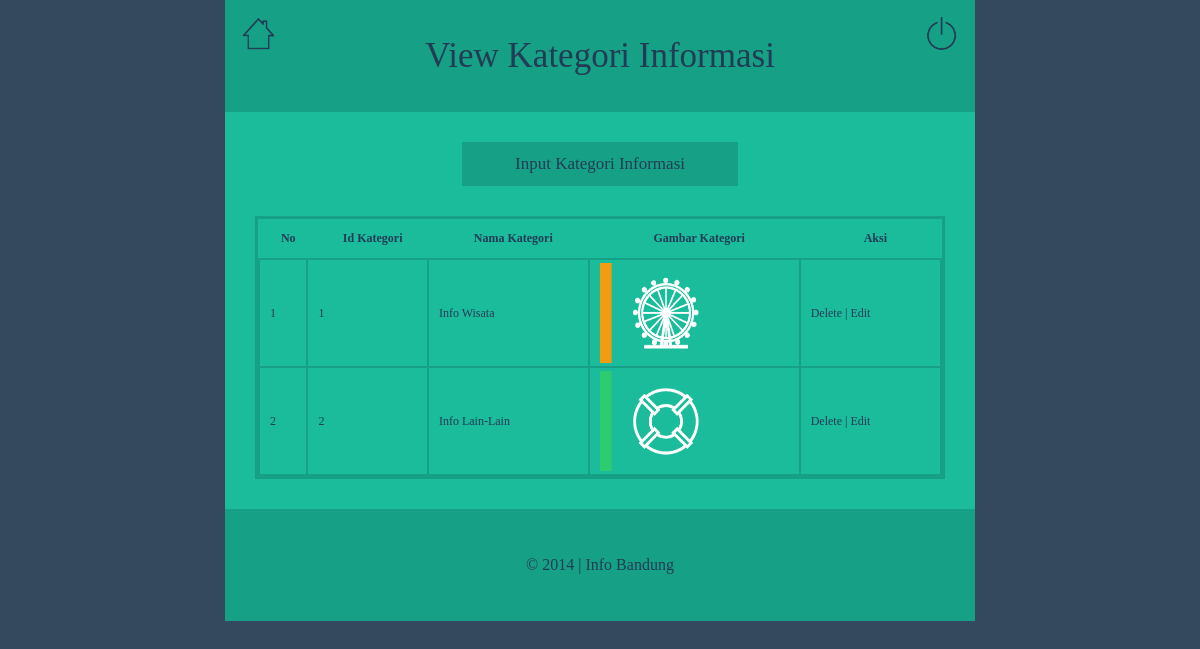
Page /info-bandung-admin/edit-kategori/view_data.php (signed in) on the committed database.
### tables this page shows
CREATE TABLE IF NOT EXISTS `t_kategori` (
  `id_kategori` int(20) NOT NULL AUTO_INCREMENT,
  `kategori` varchar(50) NOT NULL,
  `gambar` varchar(100) NOT NULL,
  PRIMARY KEY (`id_kategori`)
);

### info-bandung-admin/edit-kategori/view_data.php (the view, shortened to what this page needs)
<?php require_once('../koneksi/koneksi.php'); ?>
<?php
$query = "SELECT * FROM t_kategori";
$datatables = mysql_query($query, $koneksi) or die(mysql_error());
$row_datatables = mysql_fetch_assoc($datatables);
?>
<!DOCTYPE html PUBLIC "-//W3C//DTD XHTML 1.0 Transitional//EN" "http://www.w3.org/TR/xhtml1/DTD/xhtml1-transitional.dtd">
<html xmlns="http://www.w3.org/1999/xhtml">
<head>
	<link rel="stylesheet" href="../css/style.css" />
</head>
<body>
	<div class="content">
		<header>
			<div class="judul">
				<div id="kanan">
					<a href= "../login/logout.php">
						<img src="../gambar/shutdown1.png" id="shutdown" title="Logout">
					</a>
				</div>
				<div id="kiri">
					<a href="../index.php">
						<img src="../gambar/home1.png" id="rumah" title="Home">
					</a>
				</div>
				<center>
					<h3>View Kategori Informasi</h3>
				</center>
			</div>
		</header>
		<div class="isi">
			<center>
				<a href="index.php">
					<input type="button" class="tombol"  value="Input Kategori Informasi">
				</a>
				<div class="border">
					<table align="center" cellspacing="3" cellpadding="3" align="center" border="0" class="display" id="example">
						<thead>
							 <tr>
								<th>No</th>
								<th>Id Kategori</th>
								<th>Nama Kategori</th>
								<th>Gambar Kategori</th>
								<th>Aksi</th>
							 </tr>
						 </thead>
					  <tbody>
					  <?php do { ?>
						<tr>
							<td><?php echo $c=$c+1;?></td>
							<td><?php echo $row_datatables['id_kategori']; ?></td>
							<td><?php echo $row_datatables['kategori']; ?></td>
							<td><a href="../../gambar/info_bandung/gambar_kategori/<?php echo $row_datatables['gambar'];?>" target="_blank"><img src="../../gambar/info_bandung/gambar_kategori/<?php echo $row_datatables['gambar'];?>" width="100" height="100" title="<?php echo $row_datatables['gambar'];?>"></a></td>
							<td id ="edit-links">
								<a href="delete.php?id_kategori=<?php echo $row_datatables['id_kategori']; ?>" onClick="return confirm('Apakah Anda yakin akan menghapus data ini?')">Delete</a> |
								<a href="edit.php?id_kategori=<?php echo $row_datatables['id_kategori']; ?>">Edit</a>
							</td>
						</tr>
						<?php } while ($row_datatables = mysql_fetch_assoc($datatables)); ?>
					   </tbody>
					</table>
				</div>
			</center>
		</div>
		<div class="footer">
			<center>
				<ul id ="footer-links">
					<li>
						<p>&copy 2014 | Info Bandung</p>
					</li>
				</ul>
			</center>
		</div>
	</div>
</body>
</html>

### info-bandung-admin/css/style.css (style rules this page uses)
html { background-color:#34495e; background-repeat:no-repeat; background-position:top; -webkit-background-size: cover; -moz-background-size: cover; -o-background-size: cover; background-size: cover; font-family:Corbert; font-weight:lighter; color:#233c55; }
body { margin:0; }
a { text-decoration:none; color:#233c55; }
h3 { font-size:35px; text-align:center; font-weight:lighter; color:#233c55; margin-bottom:35px; margin-top:35px; }
img#rumah { width:35px; height:35px; border-radius:0px; margin:5px; padding:8px; border:2px solid #16a085; background-color:none; float:left; }
img#shutdown { width:35px; height:35px; border-radius:0px; margin:5px; padding:8px; border:2px solid #16a085; background-color:none; float:right; }
ul#footer-links { list-style:none; margin:0px; padding:20px; }
ul#footer-links li { list-style:none; text-align:center; position:relative; padding:10px; }
.footer p { text-decoration:none; font-size:12pt; font-family:arial; color:#233c55; font-family:Corbert; }
.footer { background-color:#16a085; border:1px solid #16a085; }
.content { padding:0px; border:none; bottom: 0; right: 0; top: 0; left:0; margin-left: auto; margin-right: auto; left: 0; right: 0; width: 750px; height:auto; border:none; }
table { width:90%; border:none; }
tr { height:40px; }
.isi { margin:auto; padding:30px; border-radius: 0px; border:2px solid #233c55; background-color:#1abc9c; border:none; }
.judul { background-color:#16a085; border:1px solid #16a085; }
.tombol { color: #233c55; font-family:Corbert; font-size:17px; text-align:center; width:40%; background-color:#16a085; border:0px; padding:10px; border:2px solid #16a085; border-radius:0px; }
.border { border: 3px solid #16a085; }

### info-bandung-admin/media/css/demo_table_jui.css (style rules this page uses)
table.display thead th { padding: 3px 0px 3px 10px; cursor: pointer; * cursor: hand; }
table.display { margin: 0 auto; width: 100%; clear: both; border-collapse: collapse; }
table.display td { padding: 3px 10px; background-color:#1abc9c; border:2px solid #16a085; }

### info-bandung-admin/edit-kategori/view_data.php (style rules this page uses)
body { font-family: Corbert; font-size: 12px; }

### rows in the picture
t_kategori: id_kategori "1", kategori "Info Wisata", gambar (picture)
t_kategori: c "2", id_kategori "2", kategori "Info Lain-Lain", gambar (picture)
